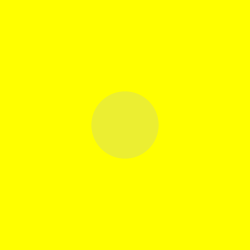
Frame 1 (no input)
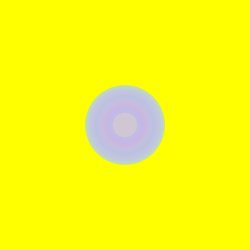
Frame 60 (the mouse pressed at the canvas centre just before this capture)
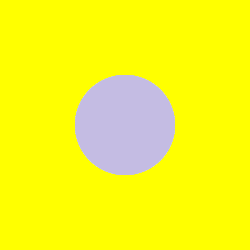
Frame 120 (the mouse held since frame 60 and released just before this capture)

The Processing sketch that drew these frames (run headless with seeded random() and noise(); from frame 60 on, the mouse is pressed at the canvas centre):

// Processing sketch: processing_88983
// ── processing_88983.pde

int counter;

void setup() {  //setup function called initially, only once
  size(250, 250);
  background(255,255, 0);  //set background white
  colorMode(HSB);   //set colors to Hue, Saturation, Brightness mode
  counter = 0;
}

void draw() {  //draw function loops 
  counter++;
  noStroke();
  fill(random(255),100,255,50);
  
  if(mousePressed == true) { //add some interaction
    ellipse(mouseX, mouseY, 100, 100);
  }
  else {
    ellipse(width/2, height/2, 80*sin(counter), 80*sin(counter));
  }
}

// Lisätty kommentti

//vielä lisää kommenttia -Henri
